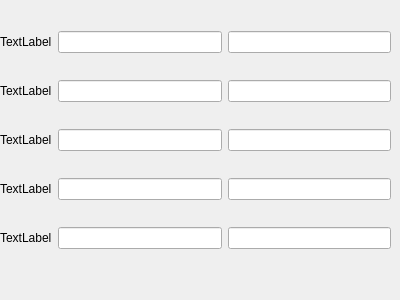
<?xml version="1.0" encoding="UTF-8"?>
<ui version="4.0">
 <class>rank</class>
 <widget class="QWidget" name="rank">
  <property name="geometry">
   <rect>
    <x>0</x>
    <y>0</y>
    <width>400</width>
    <height>300</height>
   </rect>
  </property>
  <property name="windowTitle">
   <string>Form</string>
  </property>
  <widget class="QWidget" name="gridLayoutWidget">
   <property name="geometry">
    <rect>
     <x>0</x>
     <y>10</y>
     <width>391</width>
     <height>261</height>
    </rect>
   </property>
   <layout class="QGridLayout" name="gridLayout">
    <item row="0" column="0">
     <widget class="QLabel" name="label">
      <property name="text">
       <string>TextLabel</string>
      </property>
     </widget>
    </item>
    <item row="2" column="0">
     <widget class="QLabel" name="label_3">
      <property name="text">
       <string>TextLabel</string>
      </property>
     </widget>
    </item>
    <item row="1" column="0">
     <widget class="QLabel" name="label_2">
      <property name="text">
       <string>TextLabel</string>
      </property>
     </widget>
    </item>
    <item row="0" column="1">
     <widget class="QLineEdit" name="name1"/>
    </item>
    <item row="3" column="0">
     <widget class="QLabel" name="label_4">
      <property name="text">
       <string>TextLabel</string>
      </property>
     </widget>
    </item>
    <item row="4" column="0">
     <widget class="QLabel" name="label_5">
      <property name="text">
       <string>TextLabel</string>
      </property>
     </widget>
    </item>
    <item row="0" column="2">
     <widget class="QLineEdit" name="time1"/>
    </item>
    <item row="1" column="1">
     <widget class="QLineEdit" name="name2"/>
    </item>
    <item row="1" column="2">
     <widget class="QLineEdit" name="time2"/>
    </item>
    <item row="2" column="1">
     <widget class="QLineEdit" name="name3"/>
    </item>
    <item row="2" column="2">
     <widget class="QLineEdit" name="time3"/>
    </item>
    <item row="3" column="1">
     <widget class="QLineEdit" name="name4"/>
    </item>
    <item row="3" column="2">
     <widget class="QLineEdit" name="time4"/>
    </item>
    <item row="4" column="1">
     <widget class="QLineEdit" name="name5"/>
    </item>
    <item row="4" column="2">
     <widget class="QLineEdit" name="time5"/>
    </item>
   </layout>
  </widget>
 </widget>
 <resources/>
 <connections/>
</ui>
